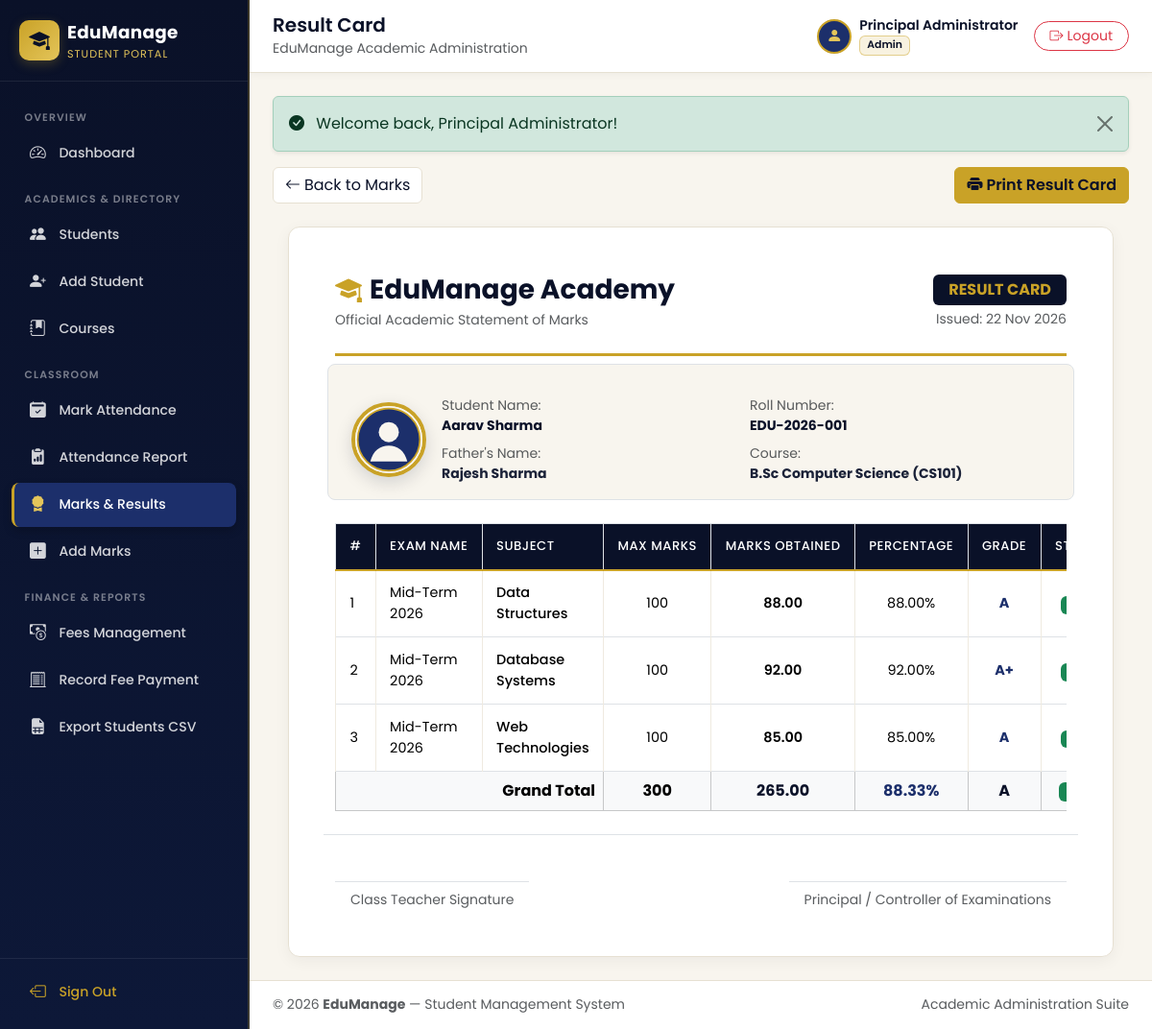
/marks/result_card.php?student_id=1&exam=Mid-Term+2026 (signed in), run on the app's committed database.
### tables this page shows
CREATE TABLE `students` (
  `id` INT UNSIGNED NOT NULL AUTO_INCREMENT,
  `roll_no` VARCHAR(30) NOT NULL,
  `full_name` VARCHAR(120) NOT NULL,
  `father_name` VARCHAR(120) NOT NULL,
  `email` VARCHAR(120) NOT NULL,
  `phone` VARCHAR(20) NOT NULL,
  `gender` ENUM('Male', 'Female', 'Other') NOT NULL,
  `dob` DATE NOT NULL,
  `address` TEXT NOT NULL,
  `course_id` INT UNSIGNED NOT NULL,
  `admission_date` DATE NOT NULL,
  `photo` VARCHAR(255) DEFAULT NULL,
  `status` ENUM('Active', 'Inactive') NOT NULL DEFAULT 'Active',
  `created_at` TIMESTAMP NOT NULL DEFAULT CURRENT_TIMESTAMP,
  PRIMARY KEY (`id`),
  UNIQUE KEY `uq_students_roll_no` (`roll_no`),
  UNIQUE KEY `uq_students_email` (`email`),
  KEY `idx_students_course` (`course_id`),
  CONSTRAINT `fk_students_course`
    FOREIGN KEY (`course_id`) REFERENCES `courses` (`id`)
    ON DELETE RESTRICT ON UPDATE CASCADE
);

CREATE TABLE `courses` (
  `id` INT UNSIGNED NOT NULL AUTO_INCREMENT,
  `course_name` VARCHAR(120) NOT NULL,
  `course_code` VARCHAR(30) NOT NULL,
  `duration` VARCHAR(50) NOT NULL,
  `fees` DECIMAL(10, 2) NOT NULL DEFAULT 0.00,
  `created_at` TIMESTAMP NOT NULL DEFAULT CURRENT_TIMESTAMP,
  PRIMARY KEY (`id`),
  UNIQUE KEY `uq_courses_code` (`course_code`)
);

CREATE TABLE `marks` (
  `id` INT UNSIGNED NOT NULL AUTO_INCREMENT,
  `student_id` INT UNSIGNED NOT NULL,
  `subject` VARCHAR(100) NOT NULL,
  `exam_name` VARCHAR(100) NOT NULL,
  `max_marks` INT UNSIGNED NOT NULL DEFAULT 100,
  `marks_obtained` DECIMAL(5, 2) NOT NULL,
  `percentage` DECIMAL(5, 2) NOT NULL,
  `grade` VARCHAR(5) NOT NULL,
  `result_status` ENUM('Pass', 'Fail') NOT NULL,
  `added_by` INT UNSIGNED DEFAULT NULL,
  `created_at` TIMESTAMP NOT NULL DEFAULT CURRENT_TIMESTAMP,
  PRIMARY KEY (`id`),
  KEY `idx_marks_student` (`student_id`),
  CONSTRAINT `fk_marks_student`
    FOREIGN KEY (`student_id`) REFERENCES `students` (`id`)
    ON DELETE CASCADE ON UPDATE CASCADE,
  CONSTRAINT `fk_marks_user`
    FOREIGN KEY (`added_by`) REFERENCES `users` (`id`)
    ON DELETE SET NULL ON UPDATE CASCADE
);

### config/db.php (called while the page is built, shortened)
<?php
function e(?string $value): string
{
    return htmlspecialchars((string) $value, ENT_QUOTES | ENT_SUBSTITUTE, 'UTF-8');
}
function url(string $path = ''): string
{
    $cleanPath = ltrim($path, '/');
    return ($cleanPath === '') ? (BASE_URL === '' ? '/' : BASE_URL . '/') : BASE_URL . '/' . $cleanPath;
}
function calculate_grade(float $percentage): array
{
    if ($percentage >= 90) {
        $grade = 'A+';
    } elseif ($percentage >= 80) {
        $grade = 'A';
    } elseif ($percentage >= 70) {
        $grade = 'B+';
    } elseif ($percentage >= 60) {
        $grade = 'B';
    } elseif ($percentage >= 50) {
        $grade = 'C';
    } elseif ($percentage >= 40) {
        $grade = 'D';
    } else {
        $grade = 'F';
    }
    return [
        'grade'         => $grade,
        'result_status' => ($percentage >= 40) ? 'Pass' : 'Fail',
    ];
}

### marks/result_card.php (the view, shortened to what this page needs)
<?php
require_once dirname(__DIR__) . '/includes/auth_check.php';
$student_id = (int) ($_GET['student_id'] ?? 0);
$exam       = trim($_GET['exam'] ?? '');
$st_stmt = $pdo->prepare('
    SELECT s.*, c.course_name, c.course_code
    FROM students s
    INNER JOIN courses c ON s.course_id = c.id
    WHERE s.id = ?
    LIMIT 1
');
$st_stmt->execute([$student_id]);
$student = $st_stmt->fetch();
$where  = ['student_id = ?'];
$params = [$student_id];
if ($exam !== '') {
    $where[]  = 'exam_name = ?';
    $params[] = $exam;
}
$marks_stmt = $pdo->prepare('SELECT * FROM marks WHERE ' . implode(' AND ', $where) . ' ORDER BY exam_name ASC, subject ASC');
$marks_stmt->execute($params);
$marks = $marks_stmt->fetchAll();
$total_max      = 0;
$total_obtained = 0.0;
foreach ($marks as $m) {
    $total_max      += (int) $m['max_marks'];
    $total_obtained += (float) $m['marks_obtained'];
}
$overall_pct = $total_max > 0 ? round(($total_obtained / $total_max) * 100, 2) : 0.0;
$overall     = calculate_grade($overall_pct);
$avatar = !empty($student['photo'])
    ? url('uploads/students/' . $student['photo'])
    : url('assets/images/default-avatar.svg');
include dirname(__DIR__) . '/includes/header.php';
?>
<div class="d-flex flex-wrap justify-content-between align-items-center gap-2 mb-4 no-print">
    <div class="d-flex align-items-center gap-2">
        <a href="<?= e(url('marks/list.php')) ?>" class="btn btn-outline-navy">
            <i class="bi bi-arrow-left me-1"></i>Back to Marks
        </a>
    </div>
    <button type="button" onclick="window.print()" class="btn btn-gold">
        <i class="bi bi-printer-fill me-1"></i>Print Result Card
    </button>
</div>
<div class="royal-card printable-sheet p-4 p-md-5 mx-auto" style="max-width: 860px;">
    <div class="d-flex justify-content-between align-items-center border-bottom pb-4 mb-4" style="border-bottom: 3px solid var(--gold) !important;">
        <div>
            <h3 class="fw-bold text-navy mb-1">
                <i class="bi bi-mortarboard-fill text-gold me-2"></i><?= e(APP_NAME) ?> Academy
            </h3>
            <p class="text-muted small mb-0">Official Academic Statement of Marks</p>
        </div>
        <div class="text-end">
            <span class="badge bg-navy text-gold px-3 py-2 fs-6">RESULT CARD</span>
            <div class="small text-muted mt-1">Issued: <?= date('d M Y') ?></div>
        </div>
    </div>
    <div class="row align-items-center g-3 mb-4 bg-offwhite p-3 rounded-3 border">
        <div class="col-auto">
            <img src="<?= e($avatar) ?>" alt="Photo" class="avatar-profile" style="width: 78px; height: 78px;">
        </div>
        <div class="col">
            <div class="row g-2 small">
                <div class="col-sm-6">
                    <span class="text-muted">Student Name:</span>
                    <strong class="text-navy d-block"><?= e($student['full_name']) ?></strong>
                </div>
                <div class="col-sm-6">
                    <span class="text-muted">Roll Number:</span>
                    <strong class="text-navy d-block"><?= e($student['roll_no']) ?></strong>
                </div>
                <div class="col-sm-6">
                    <span class="text-muted">Father's Name:</span>
                    <strong class="d-block"><?= e($student['father_name']) ?></strong>
                </div>
                <div class="col-sm-6">
                    <span class="text-muted">Course:</span>
                    <strong class="d-block"><?= e($student['course_name']) ?> (<?= e($student['course_code']) ?>)</strong>
                </div>
            </div>
        </div>
    </div>
    <div class="table-responsive mb-4">
        <table class="table table-bordered table-royal mb-0">
            <thead>
                <tr>
                    <th>#</th>
                    <th>Exam Name</th>
                    <th>Subject</th>
                    <th class="text-center">Max Marks</th>
                    <th class="text-center">Marks Obtained</th>
                    <th class="text-center">Percentage</th>
                    <th class="text-center">Grade</th>
                    <th class="text-center">Status</th>
                </tr>
            </thead>
            <tbody>
                <?php if (empty($marks)): ?>
                    <tr>
                        <td colspan="8" class="text-center text-muted py-4">No exam marks available for this student.</td>
                    </tr>
                <?php else: ?>
                    <?php foreach ($marks as $idx => $m): ?>
                        <tr>
                            <td><?= $idx + 1 ?></td>
                            <td><?= e($m['exam_name']) ?></td>
                            <td class="fw-medium"><?= e($m['subject']) ?></td>
                            <td class="text-center"><?= (int) $m['max_marks'] ?></td>
                            <td class="text-center fw-semibold"><?= e($m['marks_obtained']) ?></td>
                            <td class="text-center"><?= e($m['percentage']) ?>%</td>
                            <td class="text-center fw-bold text-royal"><?= e($m['grade']) ?></td>
                            <td class="text-center">
                                <span class="badge <?= $m['result_status'] === 'Pass' ? 'bg-success' : 'bg-danger' ?>">
                                </span>
                            </td>
                        </tr>
                    <?php endforeach; ?>
                <?php endif; ?>
            </tbody>
            <?php if (!empty($marks)): ?>
                <tfoot class="table-light fw-bold">
                    <tr>
                        <td colspan="3" class="text-end">Grand Total</td>
                        <td class="text-center"><?= $total_max ?></td>
                        <td class="text-center text-navy"><?= e(number_format($total_obtained, 2)) ?></td>
                        <td class="text-center text-royal"><?= e(number_format($overall_pct, 2)) ?>%</td>
                        <td class="text-center text-navy"><?= e($overall['grade']) ?></td>
                        <td class="text-center">
                            <span class="badge <?= $overall['result_status'] === 'Pass' ? 'bg-success' : 'bg-danger' ?>">
                            </span>
                        </td>
                    </tr>
                </tfoot>
            <?php endif; ?>
        </table>
    </div>
    <div class="row pt-4 mt-4 border-top small text-muted">
        <div class="col-6">
            <div class="mt-4 pt-2 border-top d-inline-block px-3">Class Teacher Signature</div>
        </div>
        <div class="col-6 text-end">
            <div class="mt-4 pt-2 border-top d-inline-block px-3">Principal / Controller of Examinations</div>
        </div>
    </div>
</div>
<?php include dirname(__DIR__) . '/includes/footer.php'; ?>

### data on the page
students: full_name "Aarav Sharma", roll_no "EDU-2026-001", father_name "Rajesh Sharma", course.course_name "B.Sc Computer Science", course.course_code "CS101"
marks: exam_name "Mid-Term 2026", subject "Data Structures", max_marks "100", marks_obtained "88.00", percentage "88.00", grade "A"
marks: exam_name "Mid-Term 2026", subject "Database Systems", max_marks "100", marks_obtained "92.00", percentage "92.00", grade "A+"
marks: exam_name "Mid-Term 2026", subject "Web Technologies", max_marks "100", marks_obtained "85.00", percentage "85.00", grade "A"

### other printed values
APP_NAME "EduManage"
$page_title "Result Card"
$current_user "Principal Administrator"
$current_role "Admin"
$flash['message'] "Welcome back, Principal Administrator!"
$total_max "300"
$total_obtained "265.00"
$overall_pct "88.33"
$overall['grade'] "A"
